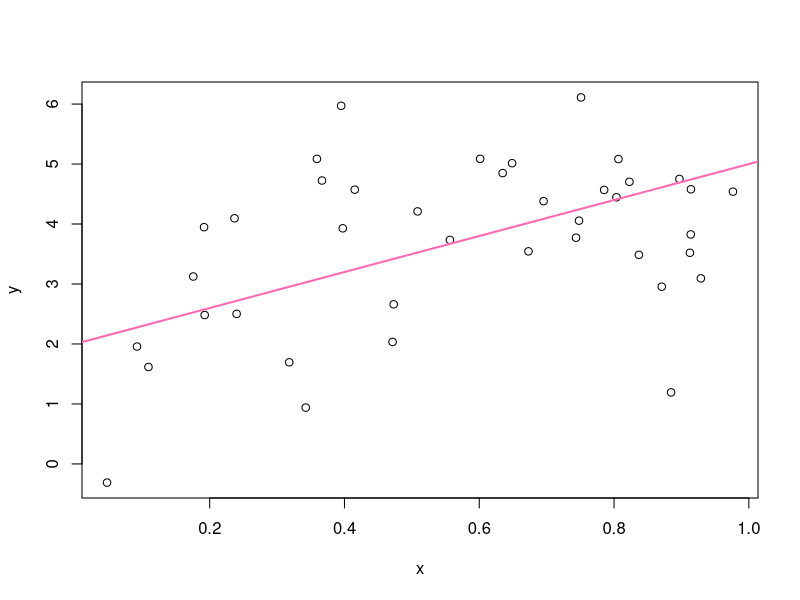

The R source for this figure:
a <- 2
d<-90
b <- 3

sig_sq <- 1

x <- runif(40)

y <- a + b*x + rnorm(40, sd= sqrt(sig_sq))

(avg_x <- mean(x))

write(avg_x, "avg_x.txt")

plot(x,y)

abline(a=a, b=b, col="hotpink", lwd=2)

my_fit <- lm(y~x)

####hello...

summary(my_fit)

